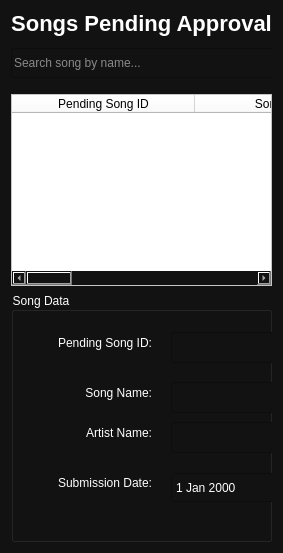
      <widget class="QWidget" name="PendingSongsPage">
       <property name="styleSheet">
        <string notr="true">background-color: #121212; color: #fff;</string>
       </property>
       <layout class="QVBoxLayout">
        <item>
         <widget class="QLabel" name="songsToAcceptTitle">
          <property name="styleSheet">
           <string notr="true">font-size:22px; font-weight:bold;</string>
          </property>
          <property name="text">
           <string>Songs Pending Approval</string>
          </property>
          <property name="alignment">
           <set>Qt::AlignCenter</set>
          </property>
         </widget>
        </item>
        <item>
         <widget class="QFrame" name="frame">
          <property name="frameShape">
           <enum>QFrame::StyledPanel</enum>
          </property>
          <property name="frameShadow">
           <enum>QFrame::Raised</enum>
          </property>
         </widget>
        </item>
        <item>
         <widget class="QWidget" name="widget" native="true">
          <property name="minimumSize">
           <size>
            <width>0</width>
            <height>40</height>
           </size>
          </property>
          <widget class="QLineEdit" name="pendingSongSearch">
           <property name="geometry">
            <rect>
             <x>0</x>
             <y>0</y>
             <width>811</width>
             <height>30</height>
            </rect>
           </property>
           <property name="minimumSize">
            <size>
             <width>0</width>
             <height>30</height>
            </size>
           </property>
           <property name="placeholderText">
            <string>Search song by name...</string>
           </property>
          </widget>
          <widget class="QPushButton" name="pendingSongBtn">
           <property name="geometry">
            <rect>
             <x>822</x>
             <y>0</y>
             <width>101</width>
             <height>31</height>
            </rect>
           </property>
           <property name="minimumSize">
            <size>
             <width>0</width>
             <height>20</height>
            </size>
           </property>
           <property name="styleSheet">
            <string notr="true">background-color: rgb(61, 197, 255);</string>
           </property>
           <property name="text">
            <string>Search</string>
           </property>
          </widget>
         </widget>
        </item>
        <item>
         <widget class="QTableWidget" name="pendingSongsTable">
          <property name="styleSheet">
           <string notr="true">background-color:#FFFFFF ; color: #000000;</string>
          </property>
          <property name="editTriggers">
           <set>QAbstractItemView::NoEditTriggers</set>
          </property>
          <property name="sortingEnabled">
           <bool>true</bool>
          </property>
          <property name="columnCount">
           <number>5</number>
          </property>
          <attribute name="horizontalHeaderDefaultSectionSize">
           <number>183</number>
          </attribute>
          <column>
           <property name="text">
            <string>Pending Song ID</string>
           </property>
          </column>
          <column>
           <property name="text">
            <string>Song Name</string>
           </property>
          </column>
          <column>
           <property name="text">
            <string>Artist Name</string>
           </property>
          </column>
          <column>
           <property name="text">
            <string>Genre</string>
           </property>
          </column>
          <column>
           <property name="text">
            <string>Submission Date</string>
           </property>
          </column>
         </widget>
        </item>
        <item>
         <widget class="QGroupBox" name="groupBox">
          <property name="minimumSize">
           <size>
            <width>0</width>
            <height>250</height>
           </size>
          </property>
          <property name="title">
           <string>Song Data</string>
          </property>
          <widget class="QLabel" name="label_2">
           <property name="geometry">
            <rect>
             <x>10</x>
             <y>30</y>
             <width>131</width>
             <height>41</height>
            </rect>
           </property>
           <property name="layoutDirection">
            <enum>Qt::LeftToRight</enum>
           </property>
           <property name="styleSheet">
            <string notr="true">font: 9pt &quot;MS Shell Dlg 2&quot;;</string>
           </property>
           <property name="text">
            <string>Pending Song ID:</string>
           </property>
           <property name="alignment">
            <set>Qt::AlignRight|Qt::AlignTrailing|Qt::AlignVCenter</set>
           </property>
          </widget>
          <widget class="QPushButton" name="playSongBtn">
           <property name="geometry">
            <rect>
             <x>730</x>
             <y>40</y>
             <width>161</width>
             <height>31</height>
            </rect>
           </property>
           <property name="font">
            <font>
             <pointsize>10</pointsize>
            </font>
           </property>
           <property name="text">
            <string>  Play Song ▶ </string>
           </property>
           <property name="checkable">
            <bool>true</bool>
           </property>
          </widget>
          <widget class="QPushButton" name="acceptSongBtn">
           <property name="geometry">
            <rect>
             <x>730</x>
             <y>100</y>
             <width>161</width>
             <height>43</height>
            </rect>
           </property>
           <property name="font">
            <font>
             <pointsize>10</pointsize>
            </font>
           </property>
           <property name="styleSheet">
            <string notr="true">background-color: rgb(36, 203, 11);</string>
           </property>
           <property name="text">
            <string>Accept</string>
           </property>
           <property name="checkable">
            <bool>true</bool>
           </property>
          </widget>
          <widget class="QPushButton" name="rejectSongBtn">
           <property name="geometry">
            <rect>
             <x>730</x>
             <y>160</y>
             <width>161</width>
             <height>43</height>
            </rect>
           </property>
           <property name="font">
            <font>
             <pointsize>10</pointsize>
            </font>
           </property>
           <property name="styleSheet">
            <string notr="true">background-color: rgb(255, 0, 0);
border-color: rgb(255, 255, 255);</string>
           </property>
           <property name="text">
            <string>Reject</string>
           </property>
           <property name="checkable">
            <bool>true</bool>
           </property>
          </widget>
          <widget class="QLineEdit" name="PendingsongID">
           <property name="enabled">
            <bool>true</bool>
           </property>
           <property name="geometry">
            <rect>
             <x>160</x>
             <y>40</y>
             <width>221</width>
             <height>31</height>
            </rect>
           </property>
           <property name="readOnly">
            <bool>true</bool>
           </property>
          </widget>
          <widget class="QLabel" name="label_3">
           <property name="geometry">
            <rect>
             <x>10</x>
             <y>80</y>
             <width>131</width>
             <height>41</height>
            </rect>
           </property>
           <property name="styleSheet">
            <string notr="true">font: 9pt &quot;MS Shell Dlg 2&quot;;</string>
           </property>
           <property name="text">
            <string>Song Name:</string>
           </property>
           <property name="alignment">
            <set>Qt::AlignRight|Qt::AlignTrailing|Qt::AlignVCenter</set>
           </property>
          </widget>
          <widget class="QLineEdit" name="PendingSongName">
           <property name="geometry">
            <rect>
             <x>160</x>
             <y>90</y>
             <width>221</width>
             <height>31</height>
            </rect>
           </property>
           <property name="readOnly">
            <bool>true</bool>
           </property>
          </widget>
          <widget class="QLineEdit" name="ArtistName">
           <property name="geometry">
            <rect>
             <x>160</x>
             <y>130</y>
             <width>221</width>
             <height>31</height>
            </rect>
           </property>
           <property name="readOnly">
            <bool>true</bool>
           </property>
          </widget>
          <widget class="QLabel" name="label_4">
           <property name="geometry">
            <rect>
             <x>10</x>
             <y>120</y>
             <width>131</width>
             <height>41</height>
            </rect>
           </property>
           <property name="styleSheet">
            <string notr="true">font: 9pt &quot;MS Shell Dlg 2&quot;;</string>
           </property>
           <property name="text">
            <string>Artist Name:</string>
           </property>
           <property name="alignment">
            <set>Qt::AlignRight|Qt::AlignTrailing|Qt::AlignVCenter</set>
           </property>
          </widget>
          <widget class="QLabel" name="label_5">
           <property name="geometry">
            <rect>
             <x>10</x>
             <y>170</y>
             <width>131</width>
             <height>41</height>
            </rect>
           </property>
           <property name="styleSheet">
            <string notr="true">font: 9pt &quot;MS Shell Dlg 2&quot;;</string>
           </property>
           <property name="text">
            <string>Submission Date:</string>
           </property>
           <property name="alignment">
            <set>Qt::AlignRight|Qt::AlignTrailing|Qt::AlignVCenter</set>
           </property>
          </widget>
          <widget class="QDateEdit" name="submissionDate">
           <property name="geometry">
            <rect>
             <x>160</x>
             <y>180</y>
             <width>221</width>
             <height>31</height>
            </rect>
           </property>
           <property name="readOnly">
            <bool>true</bool>
           </property>
          </widget>
          <widget class="QLineEdit" name="genreLineEdit">
           <property name="geometry">
            <rect>
             <x>510</x>
             <y>40</y>
             <width>181</width>
             <height>31</height>
            </rect>
           </property>
           <property name="readOnly">
            <bool>true</bool>
           </property>
          </widget>
          <widget class="QLabel" name="label_11">
           <property name="geometry">
            <rect>
             <x>400</x>
             <y>30</y>
             <width>101</width>
             <height>41</height>
            </rect>
           </property>
           <property name="layoutDirection">
            <enum>Qt::LeftToRight</enum>
           </property>
           <property name="styleSheet">
            <string notr="true">font: 9pt &quot;MS Shell Dlg 2&quot;;</string>
           </property>
           <property name="text">
            <string>Genre:</string>
           </property>
           <property name="alignment">
            <set>Qt::AlignRight|Qt::AlignTrailing|Qt::AlignVCenter</set>
           </property>
          </widget>
          <widget class="QLabel" name="label">
           <property name="geometry">
            <rect>
             <x>510</x>
             <y>120</y>
             <width>55</width>
             <height>16</height>
            </rect>
           </property>
           <property name="text">
            <string/>
           </property>
          </widget>
          <widget class="QLabel" name="songImage">
           <property name="geometry">
            <rect>
             <x>560</x>
             <y>90</y>
             <width>131</width>
             <height>111</height>
            </rect>
           </property>
           <property name="text">
            <string/>
           </property>
           <property name="pixmap">
            <pixmap>Song_images/default_song_image.jpg</pixmap>
           </property>
           <property name="scaledContents">
            <bool>true</bool>
           </property>
           <property name="alignment">
            <set>Qt::AlignCenter</set>
           </property>
          </widget>
         </widget>
        </item>
        <item>
         <layout class="QHBoxLayout"/>
        </item>
       </layout>
      </widget>
